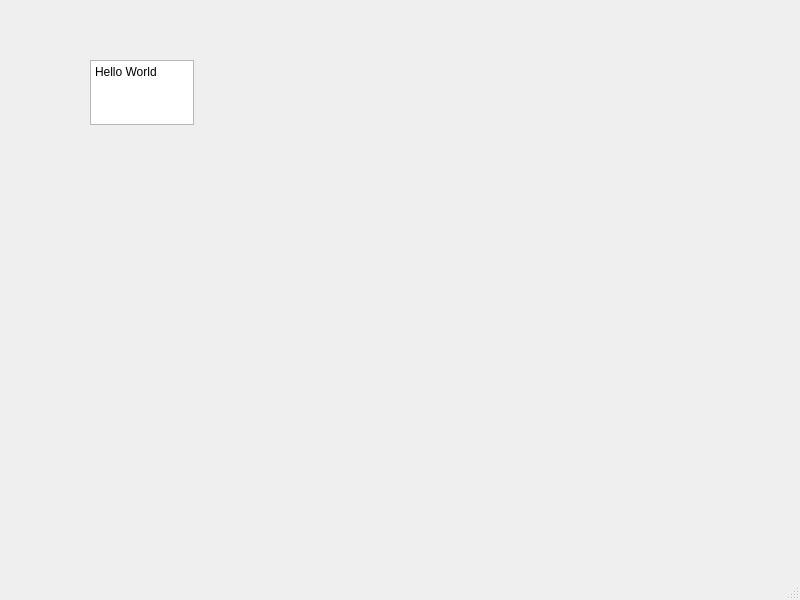
<?xml version="1.0" encoding="UTF-8"?>
<ui version="4.0">
 <class>MainWindow</class>
 <widget class="QMainWindow" name="MainWindow">
  <property name="geometry">
   <rect>
    <x>0</x>
    <y>0</y>
    <width>800</width>
    <height>600</height>
   </rect>
  </property>
  <property name="windowTitle">
   <string>MainWindow</string>
  </property>
  <widget class="QWidget" name="centralwidget">
   <widget class="QTextEdit" name="textEdit">
    <property name="geometry">
     <rect>
      <x>90</x>
      <y>60</y>
      <width>104</width>
      <height>65</height>
     </rect>
    </property>
    <property name="html">
     <string>&lt;!DOCTYPE HTML PUBLIC &quot;-//W3C//DTD HTML 4.0//EN&quot; &quot;http://www.w3.org/TR/REC-html40/strict.dtd&quot;&gt;
&lt;html&gt;&lt;head&gt;&lt;meta name=&quot;qrichtext&quot; content=&quot;1&quot; /&gt;&lt;style type=&quot;text/css&quot;&gt;
p, li { white-space: pre-wrap; }
&lt;/style&gt;&lt;/head&gt;&lt;body style=&quot; font-family:'SimSun'; font-size:9pt; font-weight:400; font-style:normal;&quot;&gt;
&lt;p style=&quot; margin-top:0px; margin-bottom:0px; margin-left:0px; margin-right:0px; -qt-block-indent:0; text-indent:0px;&quot;&gt;Hello World&lt;/p&gt;&lt;/body&gt;&lt;/html&gt;</string>
    </property>
   </widget>
  </widget>
  <widget class="QMenuBar" name="menubar">
   <property name="geometry">
    <rect>
     <x>0</x>
     <y>0</y>
     <width>800</width>
     <height>22</height>
    </rect>
   </property>
  </widget>
  <widget class="QStatusBar" name="statusbar"/>
 </widget>
 <resources/>
 <connections/>
</ui>
